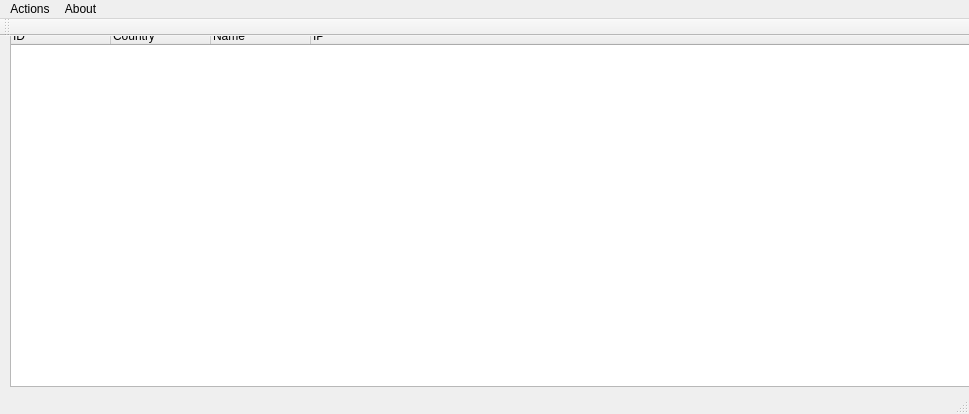
<?xml version="1.0" encoding="UTF-8"?>
<ui version="4.0">
 <class>MainGui</class>
 <widget class="QMainWindow" name="MainGui">
  <property name="geometry">
   <rect>
    <x>0</x>
    <y>0</y>
    <width>969</width>
    <height>414</height>
   </rect>
  </property>
  <property name="windowTitle">
   <string>MainWindow</string>
  </property>
  <widget class="QWidget" name="centralWidget">
   <widget class="QTreeWidget" name="mainTree">
    <property name="geometry">
     <rect>
      <x>10</x>
      <y>-10</y>
      <width>961</width>
      <height>361</height>
     </rect>
    </property>
    <property name="contextMenuPolicy">
     <enum>Qt::CustomContextMenu</enum>
    </property>
    <property name="autoFillBackground">
     <bool>true</bool>
    </property>
    <column>
     <property name="text">
      <string>ID</string>
     </property>
    </column>
    <column>
     <property name="text">
      <string>Country</string>
     </property>
    </column>
    <column>
     <property name="text">
      <string>Name</string>
     </property>
    </column>
    <column>
     <property name="text">
      <string>IP</string>
     </property>
    </column>
   </widget>
  </widget>
  <widget class="QMenuBar" name="menuBar">
   <property name="geometry">
    <rect>
     <x>0</x>
     <y>0</y>
     <width>969</width>
     <height>21</height>
    </rect>
   </property>
   <widget class="QMenu" name="menuSettings">
    <property name="title">
     <string>Actions</string>
    </property>
    <addaction name="actionListenToPort"/>
    <addaction name="actionBuild_Server"/>
    <addaction name="actionExit"/>
   </widget>
   <widget class="QMenu" name="menuAbout">
    <property name="title">
     <string>About</string>
    </property>
   </widget>
   <addaction name="menuSettings"/>
   <addaction name="menuAbout"/>
  </widget>
  <widget class="QToolBar" name="mainToolBar">
   <attribute name="toolBarArea">
    <enum>TopToolBarArea</enum>
   </attribute>
   <attribute name="toolBarBreak">
    <bool>false</bool>
   </attribute>
  </widget>
  <widget class="QStatusBar" name="statusBar"/>
  <action name="actionListenToPort">
   <property name="icon">
    <iconset>
     <normaloff>:/icons/context/icons/Server Filled-32.png</normaloff>:/icons/context/icons/Server Filled-32.png</iconset>
   </property>
   <property name="text">
    <string>listen to port ...</string>
   </property>
   <property name="shortcut">
    <string>Ctrl+L</string>
   </property>
  </action>
  <action name="actionExit">
   <property name="text">
    <string>Exit</string>
   </property>
  </action>
  <action name="actionBuild_Server">
   <property name="text">
    <string>Build Server</string>
   </property>
  </action>
 </widget>
 <layoutdefault spacing="6" margin="11"/>
 <resources/>
 <connections>
  <connection>
   <sender>mainTree</sender>
   <signal>customContextMenuRequested(QPoint)</signal>
   <receiver>MainGui</receiver>
   <slot>onContextMenuRequested(QPoint)</slot>
   <hints>
    <hint type="sourcelabel">
     <x>403</x>
     <y>98</y>
    </hint>
    <hint type="destinationlabel">
     <x>456</x>
     <y>-4</y>
    </hint>
   </hints>
  </connection>
 </connections>
 <slots>
  <slot>onContextMenuRequested(QPoint)</slot>
 </slots>
</ui>
